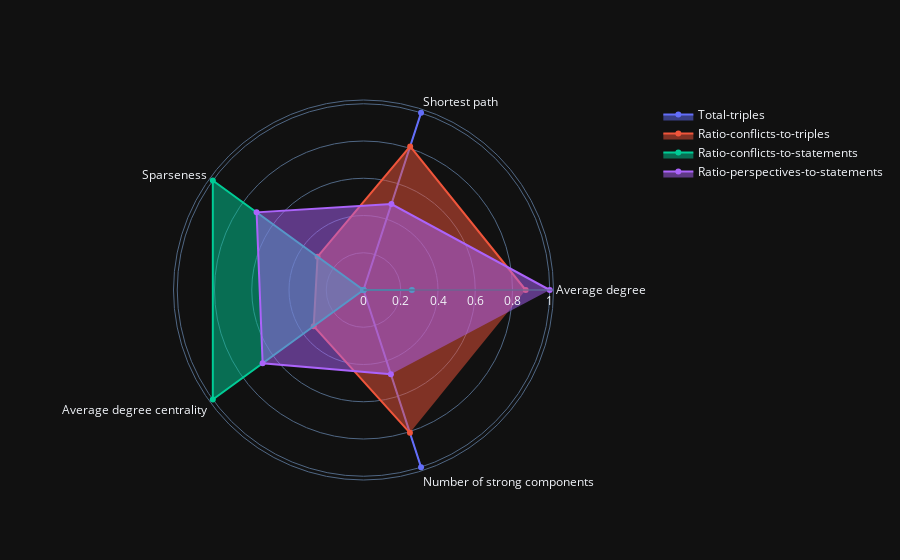

Here is the notebook cell this chart was saved with:
### Code cell
plot_spider_scores(graphs_scores, CONVO_IDS)

### Figure 1 — Plotly figure (JSON) as saved in the notebook; plotly's stock layout.template omitted (floating-point values rounded to 4 significant figures)
{"data": [{"fill": "toself", "name": "Total-triples", "r": [0.0, 1.0, 0.0, 0.0, 1.0], "theta": ["Average degree", "Shortest path", "Sparseness", "Average degree centrality", "Number of strong components"], "type": "scatterpolar"}, {"fill": "toself", "name": "Ratio-conflicts-to-triples", "r": [0.8707, 0.8108, 0.3047, 0.3305, 0.8066], "theta": ["Average degree", "Shortest path", "Sparseness", "Average degree centrality", "Number of strong components"], "type": "scatterpolar"}, {"fill": "toself", "name": "Ratio-conflicts-to-statements", "r": [0.2599, 0.0, 1.0, 1.0, 0.0], "theta": ["Average degree", "Shortest path", "Sparseness", "Average degree centrality", "Number of strong components"], "type": "scatterpolar"}, {"fill": "toself", "name": "Ratio-perspectives-to-statements", "r": [1.0, 0.4849, 0.7095, 0.6695, 0.4761], "theta": ["Average degree", "Shortest path", "Sparseness", "Average degree centrality", "Number of strong components"], "type": "scatterpolar"}], "layout": {"polar": {"radialaxis": {"visible": true}}, "showlegend": true}}
